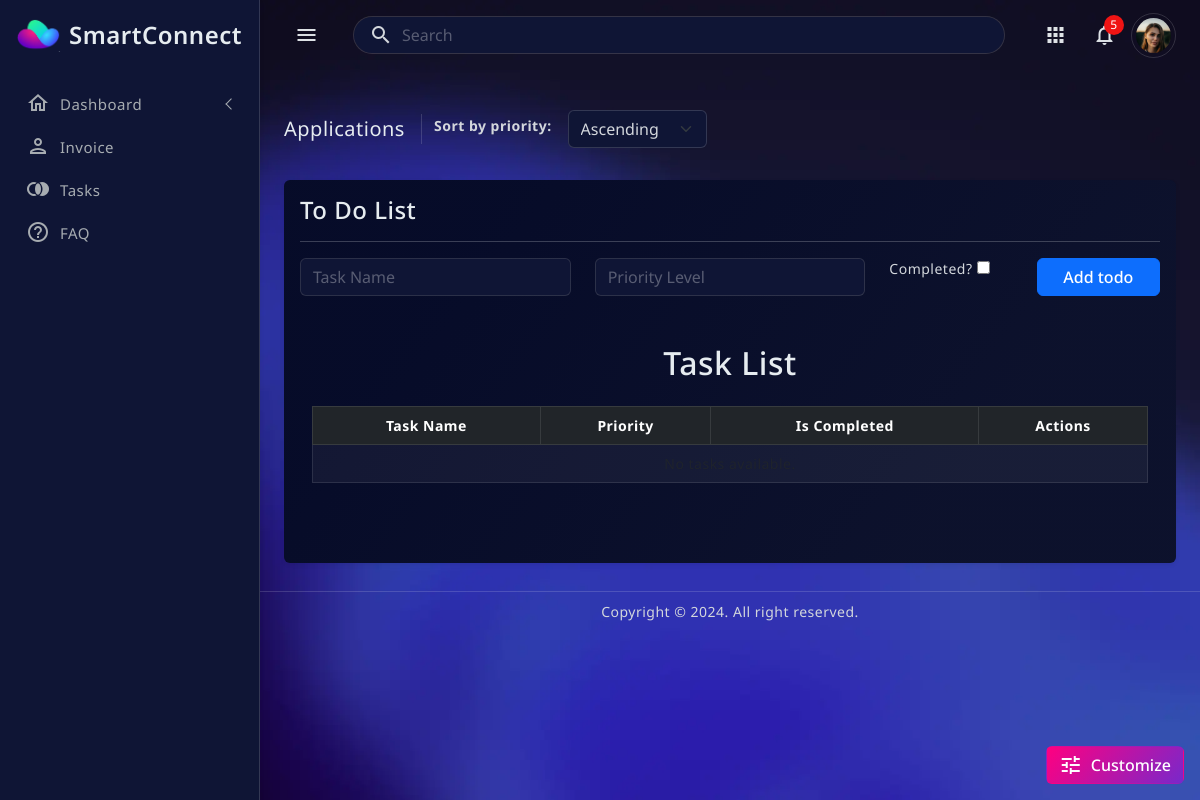
/tasks/, run on an earlier commit of the app's database.
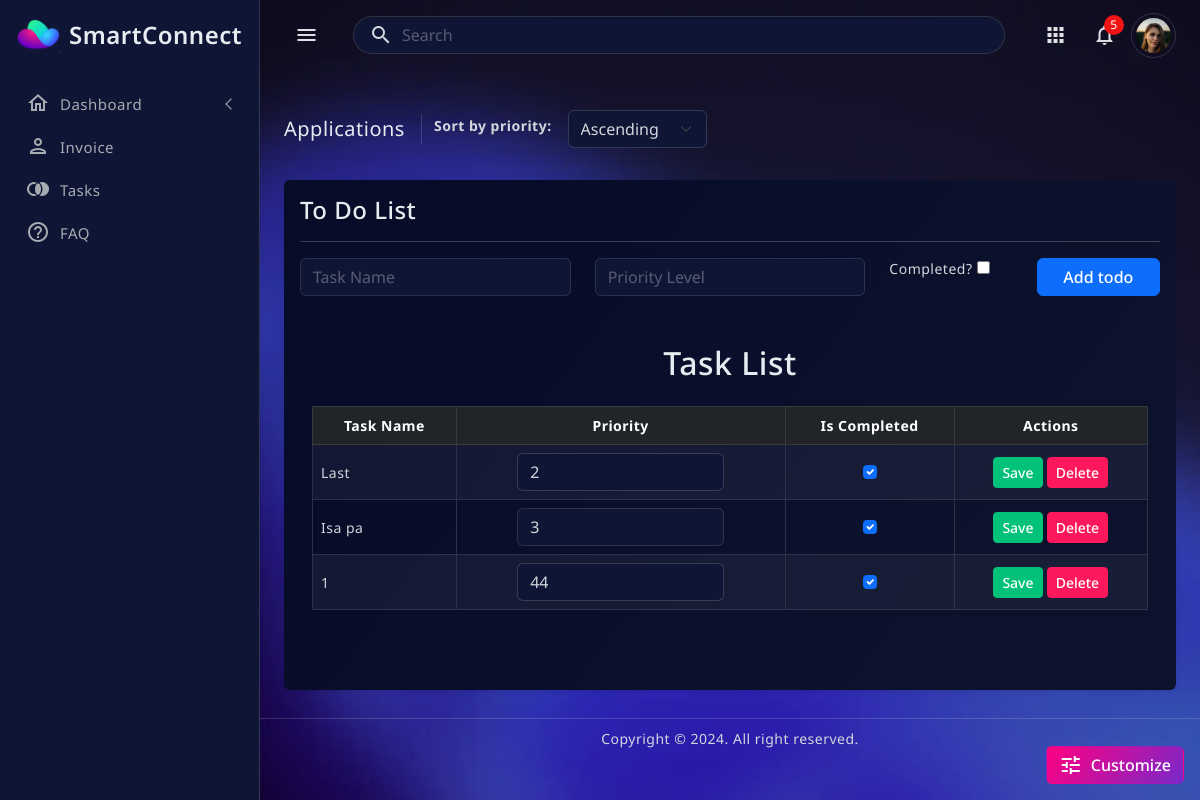
And on a later commit of the database.
### app/models.py (models this page shows, shortened)
class Task(models.Model):
    task_name = models.CharField(max_length=255)
    is_completed = models.BooleanField(default=False)
    priority = models.IntegerField(default=0)

### app/views.py (the view, shortened to what this page needs)
# urls.py: path('tasks/', tasks, name='tasks'),  # Tasks route
def tasks(request):
    all_tasks = list(Task.objects.all())
    heap = []
    sort_order = request.GET.get('sort', 'asc')
    if sort_order == 'desc':
        for task in all_tasks:
            heapq.heappush(heap, (-task.priority, task.id))  # Store task ID as a reference
        sorted_task_ids = [heapq.heappop(heap)[1] for _ in range(len(heap))]
    else:
        for task in all_tasks:
            heapq.heappush(heap, (task.priority, task.id))  # Store task ID as a reference
        sorted_task_ids = [heapq.heappop(heap)[1] for _ in range(len(heap))]
    tasks_list = [Task.objects.get(id=task_id) for task_id in sorted_task_ids]
    return render(request, 'app/tasks.html', {
        'tasks': tasks_list,
        'sort_order': sort_order
    })

### app/templates/app/tasks.html (shortened to what this page needs)
{% extends 'base.html' %}
{% load static %}
{% block content %}
    <div class="main-content">
<main class="main-wrapper">
  <div class="main-content">
      <div class="page-breadcrumb d-none d-sm-flex align-items-center mb-3">
        <div class="breadcrumb-title pe-3">Applications</div>
    <div class="container my-3">
      <form method="GET" action="" class="row g-3 align-items-center">
          <div class="col-auto">
              <label for="sort" class="form-label fw-bold">Sort by priority:</label>
          </div>
          <div class="col-auto">
              <select name="sort" id="sort" class="form-select" onchange="this.form.submit()">
                  <option value="asc" {% if sort_order == 'asc' %}selected{% endif %}>Ascending</option>
              </select>
          </div>
      </form>
  </div>
      </div>
      <div class="card">
        <div class="card-body">
            <h4 class="mb-0">To Do List</h4>
            <hr>
            <form method="POST">
                <div class="row gy-3">
                    <div class="col-md-4">
                        <input id="todo-input" type="text" class="form-control" placeholder="Task Name" name="task_name" required>
                    </div>
                    <div class="col-md-4">
                        <input id="todo-input" type="number" class="form-control" placeholder="Priority Level" name="priority" required>
                    </div>
                    <div class="col-md-2">
                        <label for="is_completed">Completed?</label>
                        <input type="checkbox" name="is_completed">
                    </div>
                    <div class="col-md-2 text-end d-grid">
                        <button type="submit" class="btn btn-primary">Add todo</button>
                    </div>
                </div>
            </form>
            <div class="container my-5">
                <h2 class="text-center mb-4">Task List</h2>
                <div class="table-responsive">
                    <table class="table table-bordered table-hover table-striped align-middle">
                        <thead class="table-dark text-center">
                            <tr>
                                <th scope="col">Task Name</th>
                                <th scope="col">Priority</th>
                                <th scope="col">Is Completed</th>
                                <th scope="col">Actions</th>
                            </tr>
                        </thead>
                        <tbody>
                            {% for task in tasks %}
                            <tr>
                                <td class="text-break">{{ task.task_name }}</td>
                                <td class="text-center">
                                    <form method="POST" action="">
                                        <input type="number" name="priority" value="{{ task.priority }}" class="form-control d-inline w-auto" min="1">
                                </td>
                                <td class="text-center">
                                        <input type="checkbox" name="is_completed" {% if task.is_completed %}checked{% endif %} class="form-check-input">
                                </td>
                                <td class="text-center">
                                        <button type="submit" class="btn btn-success btn-sm">Save</button>
                                    <form method="POST" action="" class="d-inline">
                                        <button type="submit" class="btn btn-danger btn-sm">Delete</button>
                                    </form>
                                </td>
                            </tr>
                            {% empty %}
                            <tr>
                                <td colspan="4" class="text-center text-muted">No tasks available.</td>
                            </tr>
                            {% endfor %}
                        </tbody>
                    </table>
                </div>
            </div>
        </div>
    </div>
  </div>
</main>
    {% endblock %}

### templates/base.html (shortened to what this page needs)
<!doctype html>
<html lang="en" data-bs-theme="blue-theme">
{% load static %}
<head>
	<link href="{% static 'assets/css/pace.min.css' %}" rel="stylesheet">
  <link href="{% static 'assets/plugins/perfect-scrollbar/css/perfect-scrollbar.css' %}" rel="stylesheet">
  <link rel="stylesheet" type="text/css" href="{% static 'assets/plugins/metismenu/metisMenu.min.css' %}">
  <link rel="stylesheet" type="text/css" href="{% static 'assets/plugins/metismenu/mm-vertical.css' %}">
  <link rel="stylesheet" type="text/css" href="{% static 'assets/plugins/simplebar/css/simplebar.css' %}">
  <link href="{% static 'assets/css/bootstrap.min.css' %}" rel="stylesheet">
  <link href="{% static 'assets/css/bootstrap-extended.css' %}" rel="stylesheet">
  <link href="{% static 'sass/main.css' %}" rel="stylesheet">
  <link href="{% static 'sass/dark-theme.css' %}" rel="stylesheet">
  <link href="{% static 'sass/blue-theme.css' %}" rel="stylesheet">
  <link href="{% static 'sass/semi-dark.css' %}" rel="stylesheet">
  <link href="{% static 'sass/bordered-theme.css' %}" rel="stylesheet">
  <link href="{% static 'sass/responsive.css' %}" rel="stylesheet">
</head>
<body>
   <aside class="sidebar-wrapper" data-simplebar="true">
    <div class="sidebar-header">
      <div class="logo-icon">
        <img src="{% static 'assets/images/logo-icon.png' %}" class="logo-img" alt="">
      </div>
      <div class="logo-name flex-grow-1">
        <h5 class="mb-0">SmartConnect</h5>
      </div>
    </div>
    <div class="sidebar-nav">
        <ul class="metismenu" id="sidenav">
          <li>
            <a href="javascript:;" class="has-arrow">
              <div class="parent-icon"><i class="material-icons-outlined">home</i>
              </div>
              <div class="menu-title">Dashboard</div>
            </a>
          </li>
          <li>
            <a href="user-profile.html">
              <div class="parent-icon"><i class="material-icons-outlined">person</i>
              </div>
              <div class="menu-title">Invoice</div>
            </a>
          </li>
          <li>
            <a href="timeline.html">
              <div class="parent-icon"><i class="material-icons-outlined">join_right</i>
              </div>
              <div class="menu-title">Tasks</div>
            </a>
          </li>
          <li>
            <a href="faq.html">
              <div class="parent-icon"><i class="material-icons-outlined">help_outline</i>
              </div>
              <div class="menu-title">FAQ</div>
            </a>
          </li>
         </ul>
    </div>
  </aside>
    <header class="top-header">
      <nav class="navbar navbar-expand align-items-center gap-4">
        <div class="btn-toggle">
          <a href="javascript:;"><i class="material-icons-outlined">menu</i></a>
        </div>
        <div class="search-bar flex-grow-1">
          <div class="position-relative">
            <input class="form-control rounded-5 px-5 search-control d-lg-block d-none" type="text" placeholder="Search">
            <span class="material-icons-outlined position-absolute d-lg-block d-none ms-3 translate-middle-y start-0 top-50">search</span>
          </div>
        </div>
        <ul class="navbar-nav gap-1 nav-right-links align-items-center">
          <li class="nav-item dropdown">
            <a class="nav-link dropdown-toggle dropdown-toggle-nocaret" data-bs-auto-close="outside"
              data-bs-toggle="dropdown" href="javascript:;"><i class="material-icons-outlined">apps</i></a>
          </li>
          <li class="nav-item dropdown">
            <a class="nav-link dropdown-toggle dropdown-toggle-nocaret position-relative" data-bs-auto-close="outside"
              data-bs-toggle="dropdown" href="javascript:;"><i class="material-icons-outlined">notifications</i>
              <span class="badge-notify">5</span>
            </a>
          </li>
          <li class="nav-item dropdown">
            <a href="javascrpt:;" class="dropdown-toggle dropdown-toggle-nocaret" data-bs-toggle="dropdown">
               <img src="{% static 'assets/images/avatars/01.png' %}" class="rounded-circle p-1 border" width="45" height="45" alt="">
            </a>
          </li>
        </ul>
      </nav>
    </header>
    <main>
        {% block content %}{% endblock %}
    <main>
    <footer class="page-footer">
      <p class="mb-0">Copyright © 2024. All right reserved.</p>
    </footer>
  <button class="btn btn-grd btn-grd-primary position-fixed bottom-0 end-0 m-3 d-flex align-items-center gap-2" type="button" data-bs-toggle="offcanvas" data-bs-target="#staticBackdrop">
    <i class="material-icons-outlined">tune</i>Customize
  </button>
</body>
</html>

### static/sass/main.css (style rules this page uses)
body { position: relative; font-size: 14px; font-family: "Noto Sans", sans-serif; letter-spacing: 0.5px; background-color: #eff1f3; }
a { text-decoration: none; }
input::placeholder { color: #000 !important; opacity: 0.3 !important; }
.top-header .navbar { background-color: #ffffff; height: 70px; position: fixed; left: 260px; right: 0; top: 0; padding: 0 1.5rem; z-index: 10; transition: ease-out 0.3s; box-shadow: 0 2px 6px 0 rgba(0, 0, 0, 0.044), 0 2px 6px 0 rgba(0, 0, 0, 0.049); }
.top-header .navbar .search-bar { width: auto; cursor: pointer; }
.top-header .navbar .nav-item { height: 70px; display: flex; align-items: center; }
.top-header .navbar .nav-item .badge-notify { position: absolute; top: 2px; right: 3px; font-size: 12px; color: #fff; border-radius: 50%; width: 20px; height: 20px; display: flex; align-items: center; justify-content: center; background-color: #f01414; }
.top-header .btn-toggle a { display: flex; align-items: center; justify-content: center; color: #494949; width: 45px; height: 45px; border-radius: 50%; transition: all 0.3s; }
.top-header .nav-right-links .nav-link { display: flex; align-items: center; justify-content: center; color: #494949; width: 45px; height: 45px; border-radius: 50%; transition: all 0.3s; }
.sidebar-wrapper { position: fixed; top: 0; left: 0; width: 260px; height: 100%; background-color: #ffffff; border-right: 1px solid var(--bs-border-color); z-index: 12; transition: ease-out 0.3s; box-shadow: 0 2px 6px 0 rgba(0, 0, 0, 0.044), 0 2px 6px 0 rgba(0, 0, 0, 0.049); }
.sidebar-wrapper .sidebar-header { display: flex; align-items: center; justify-content: start; width: 260px; height: 70px; padding: 0 1rem; gap: 0.5rem; z-index: 1; position: fixed; top: 0; background-color: #fff; transition: ease-out 0.3s; border-right: 1px solid var(--bs-border-color); }
.sidebar-wrapper .sidebar-header .logo-img { width: 45px; }
.sidebar-wrapper .sidebar-header .logo-name h5 { font-size: 24px; text-transform: capitalize; font-weight: 600; }
.sidebar-wrapper .sidebar-nav { margin-top: 70px; height: 100%; background-color: #ffffff; }
.sidebar-wrapper .sidebar-nav ul { padding: 10px; margin: 0; list-style: none; background: 0 0; }
.sidebar-wrapper .sidebar-nav .metismenu { background: 0 0; display: flex; flex-direction: column; }
.sidebar-wrapper .sidebar-nav .metismenu li + li { margin-top: 5px; }
.sidebar-wrapper .sidebar-nav .metismenu li:first-child { margin-top: 5px; }
.sidebar-wrapper .sidebar-nav .metismenu li:last-child { margin-bottom: 5px; }
.sidebar-wrapper .sidebar-nav .metismenu > li { display: flex; flex-direction: column; position: relative; }
.sidebar-wrapper .sidebar-nav .metismenu a { position: relative; display: flex; align-items: center; justify-content: left; padding: 6px 16px; font-size: 15px; color: #5f5f5f; outline-width: 0; text-overflow: ellipsis; overflow: hidden; letter-spacing: 0.5px; border-radius: 0.25rem; transition: all 0.3s ease-out; }
.sidebar-wrapper .sidebar-nav .metismenu a .parent-icon { line-height: 1; }
.sidebar-wrapper .sidebar-nav .metismenu a .menu-title { margin-left: 10px; }
.main-wrapper { margin-top: 70px; padding-bottom: 20px; margin-left: 260px; transition: ease-out 0.3s; }
.main-wrapper .main-content { padding: 1.5rem; }
.main-wrapper .main-content .breadcrumb-title { font-size: 20px; border-right: 1.5px solid #aaa4a4; }
.page-footer { display: flex; align-items: center; justify-content: center; background-color: #ffffff; border-top: 1px solid var(--bs-border-color); height: 40px; position: absolute; left: 260px; right: 0; bottom: 0; transition: ease-out 0.3s; }
.dropdown-toggle-nocaret:after { display: none; }

What changed in the data, as far as the page shows it:
added Task: task_name "Last", priority "2", is_completed "☑"
added Task: task_name "Isa pa", priority "3", is_completed "☑"
added Task: task_name "1", priority "44", is_completed "☑"
